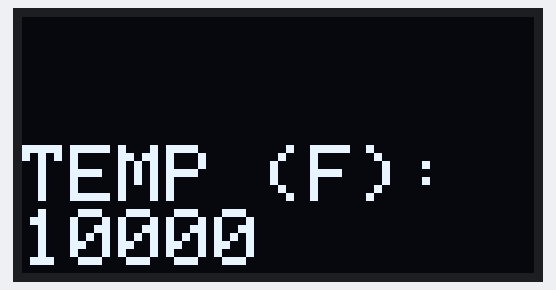
A sketch run on a simulated ESP8266 (NodeMCU). On the bench: 128×64 one-colour display. The display library's start-up logo is not drawn; what the sketch prints to the serial monitor is not drawn.

Above: at 4.2 s.

The sketch:

LCD-Screen_test.ino
```cpp
// Libraries
#include "max6675.h"
#include <ESP8266WiFi.h>
#include <Adafruit_SSD1306.h>
#include <ESP8266WebServer.h>
#include <string>
using namespace std;

//--

// OLED SETUP //
#define SCREEN_WIDTH 128 // OLED display width, in pixels
#define SCREEN_HEIGHT 64 // OLED display height, in pixels

// Declaration for an SSD1306 display connected to I2C (SDA, SCL pins)
#define OLED_RESET     -1 // Reset pin # (or -1 if sharing Arduino reset pin)
Adafruit_SSD1306 display(SCREEN_WIDTH, SCREEN_HEIGHT, &Wire, OLED_RESET);

//--

void setup() {
  Serial.begin(9600);

  // SETUP LCD DISPLAY //
  // Display Setup
  if(!display.begin(SSD1306_SWITCHCAPVCC, 0x3C)) {
    Serial.println(F("SSD1306 allocation failed"));
    for(;;); // Don't proceed, loop forever
  }
  display.display();
  delay(2000); // Pause for 2 seconds

  // Clear the buffer
  display.clearDisplay();
  display.setTextSize(1); // Draw 2X-scale text
  display.setTextColor(WHITE);
  display.setCursor(0, 0);
  display.display();      // Show initial text
  delay(2000);
  // SETUP LCD DISPLAY //

  Serial.println("oled screen test");
}

//--

void loop() {
  // test lcd screen
  update_screen();

  // For the MAX6675 to update, you must delay AT LEAST 250ms between reads!
  delay(1000);
}

//--

///* LCD SCREEN FUNCTIONS
void update_screen() {
  // setup
  display.clearDisplay();

//?
  //Display the Temperature at the probe
  display.setCursor(0, 0);
  display.setTextSize(2); // Draw 2X-scale text
  display.setCursor(0, 32);
  display.print("TEMP (F): ");
  display.print(10000);
//?

  display.display();
}
//*/
```
